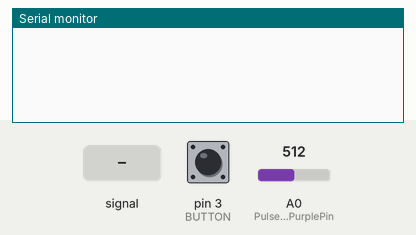
This sketch was run on a simulated Arduino Uno, built with avr-gcc and run on an emulated ATmega328P. On the bench: the last lines printed to the serial monitor. The inputs (shaded band) are chosen by the test bench; at power-on: pin 3 (BUTTON) HIGH, A0 (PulseSensorPurplePin) = 512.

Above: at 1.2 s.
1.3 s: pin 3 (BUTTON) pulled LOW for 0.15 s
At 2.1 s:
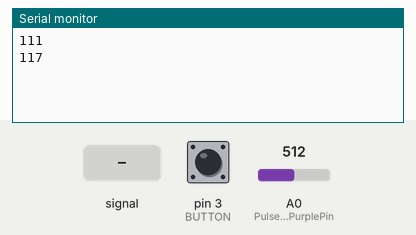
2.9 s: A0 (PulseSensorPurplePin) fed a 200 Hz sine of ±81 counts around its level
At 4.1 s:
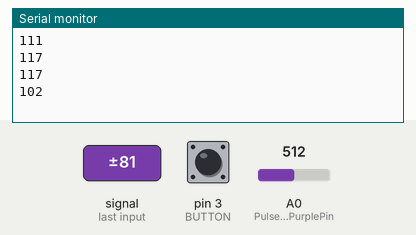
4.4 s: A0 (PulseSensorPurplePin) set to 716
At 4.4 s:
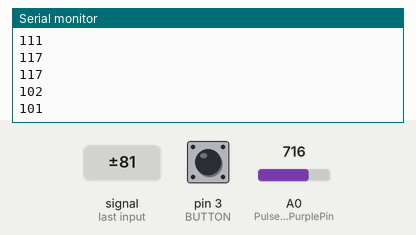
5.9 s: A0 (PulseSensorPurplePin) fed a 1000 Hz sine of ±255 counts around its level
At 7.1 s:
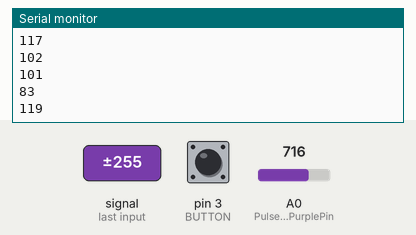
7.4 s: A0 (PulseSensorPurplePin) set to 900
At 7.4 s:
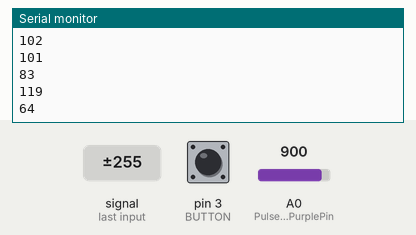
Timing chart, 0 to 9.9 s (numbered marks = the images above; inputs shaded):
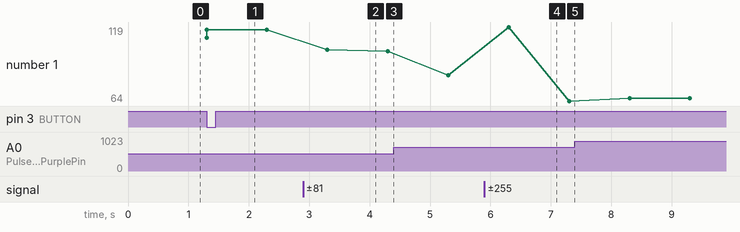

The sketch:

bpm1.1.ino
```cpp
//  Variables
int PulseSensorPurplePin = 0; //심박센서 A0 연결
int Signal;                // 심박센서 데이터
int errorcount = 0; //에러 카운트
int BUTTON =3; // 버튼 핀 번호
int BTcount=0; // 버튼 카운트

void setup() {
  Serial.begin(9600);
  pinMode(BUTTON, INPUT_PULLUP);
}

void loop() {
  boolean buttonPressed = digitalRead(BUTTON);
    if(buttonPressed==LOW & BTcount==0){
      BTcount=1;
      Serial.println("111");
      while(BTcount==1){
         Signal = analogRead(PulseSensorPurplePin);  // Read the PulseSensor's value.
         int bpm = 60000/Signal;   //심장박동수
            if(Signal>300 & Signal < 2000){
               Serial.println(bpm);
               }
            delay(1000);
     }
  }if(buttonPressed==LOW & BTcount==1){
    BTcount=0;
    }
}
```

Measured:
- after the input at 1.3 s, the serial monitor: prints a new line at once (image 1)
- after the input at 2.9 s, the serial monitor: prints a new line after 0.40 s (image 2)
- after the input at 5.9 s, the serial monitor: prints a new line after 0.40 s (image 4)
- plotted number 1: 117 → 101 after the input at 2.9 s, 101 → 83 after the input at 4.4 s, 83 → 64 after the input at 5.9 s, 64 → 66 after the input at 7.4 s
